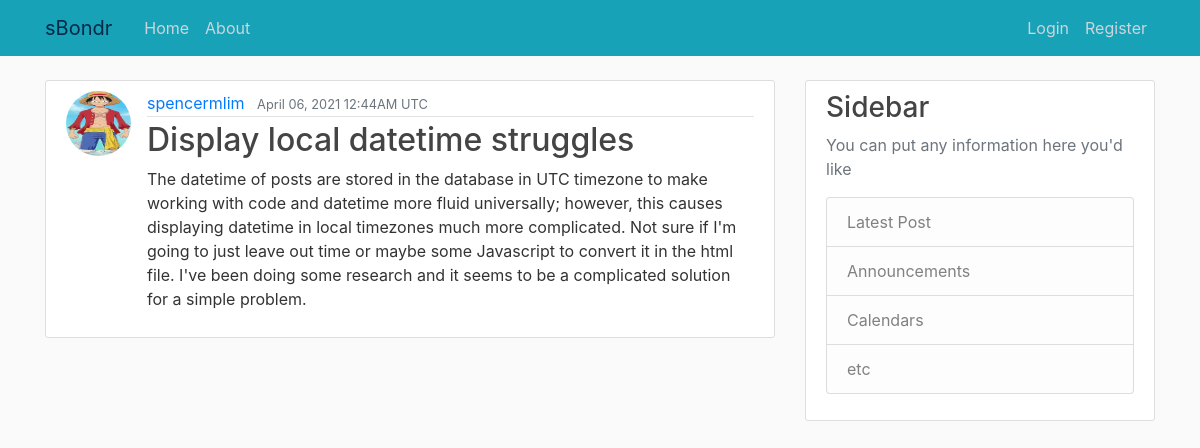
The app's page /post/36/ with its own data.
### blog/models.py (models this page shows, shortened)
class Post(models.Model):
    title = models.CharField(max_length=100)
    content = models.TextField()
    date_posted = models.DateTimeField(default=timezone.now)
    author = models.ForeignKey(User, on_delete=models.CASCADE)

### users/models.py (models this page shows, shortened)
class Profile(models.Model):
    user = models.OneToOneField(User, on_delete=models.CASCADE)
    image = models.ImageField(default='default.jpg', upload_to='profile_pics')

### blog/views.py (the view)
# urls.py: path('post/<int:pk>/', PostDetailView.as_view(), name='post-detail'),
class PostDetailView(DetailView):
    model = Post

### blog/templates/blog/post_detail.html (shortened to what this page needs)
{% extends "blog/base.html" %}
{% block content %}
    <article class="media content-section">
        <img class="rounded-circle article-img" src="{{ object.author.profile.image.url }}">
        <div class="media-body">
        <div class="article-metadata">
            <a class="mr-2" href="{% url 'user-posts' object.author.username %}">{{ object.author }}</a>
            <small class="text-muted">{{ object.date_posted|date:"F d, Y g:iA e" }}</small>
        </div>
        <h2 class="article-title">{{ object.title }}</h2>
        <p class="article-content">{{ object.content }}</p>
        </div>
    </article>
{% endblock content %}

### blog/static/blog/main.css (style rules this page uses)
body { background: #fafafa; color: #333333; margin-top: 5rem; }
h1, h2, h3, h4, h5, h6 { color: #444444; }
.content-section { background: #ffffff; padding: 10px 20px; border: 1px solid #dddddd; border-radius: 3px; margin-bottom: 20px; }
.article-title { color: #444444; }
.article-content { white-space: pre-line; }
.article-img { height: 65px; width: 65px; margin-right: 16px; }
.article-metadata { padding-bottom: 1px; margin-bottom: 4px; border-bottom: 1px solid #e3e3e3 }

### records on screen
Post: author.profile.image (picture), author "spencermlim", date_posted "April 06, 2021 12:44AM UTC", title "Display local datetime struggles", content "The datetime of posts are stored in the database in UTC timezone to make working with code and datetime more fluid universally; however, this causes displaying datetime in local timezones much more complicated. Not sure if I'm going to just leave out time or maybe some Javascript to convert it in the html file. I've been doing some research and it seems to be a complicated solution for a simple problem."
